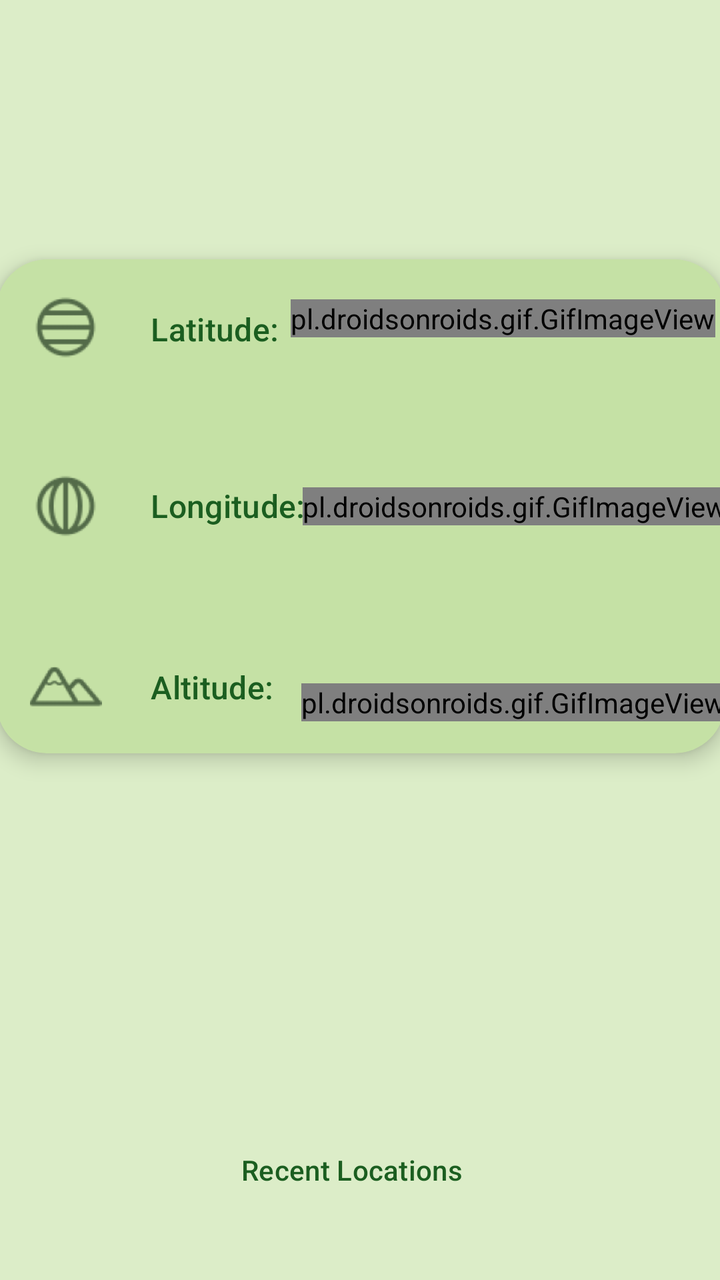
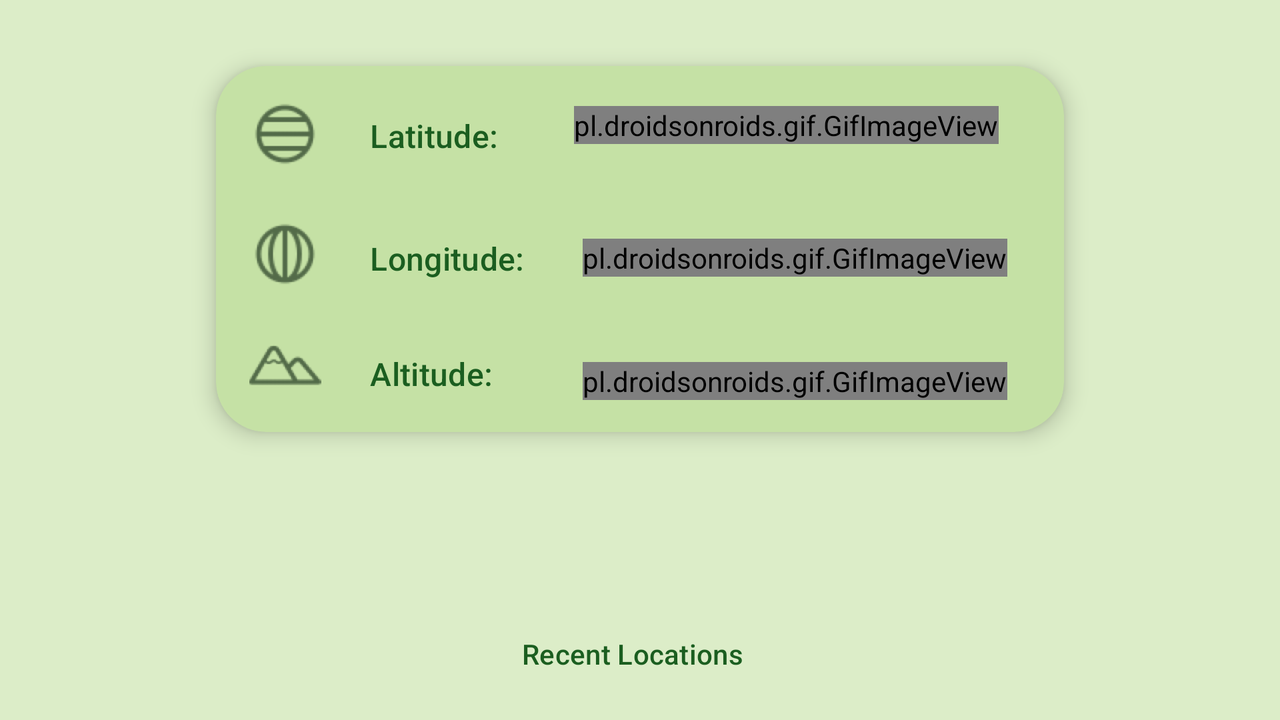

Two renders of one Android screen. The first uses the default layout on a phone; the second uses the alternative layout the repository ships for a different screen configuration, on a matching device. The two XML files are below.
<!-- AndroidManifest.xml: application theme Theme.Material3.Light.NoActionBar -->
<!-- res/layout/fragment_home.xml -->
<?xml version="1.0" encoding="utf-8"?>
<androidx.constraintlayout.widget.ConstraintLayout xmlns:android="http://schemas.android.com/apk/res/android"
    xmlns:app="http://schemas.android.com/apk/res-auto"
    xmlns:tools="http://schemas.android.com/tools"
    android:layout_width="match_parent"
    android:layout_height="match_parent"
    android:background="@color/background_color"
    tools:context=".fragments.HomeFragment">

    <com.google.android.material.card.MaterialCardView
        style="@style/Widget.Material3.CardView.Elevated"
        android:id="@+id/materialCardView"
        android:layout_width="364dp"
        android:layout_height="247dp"
        android:layout_marginStart="16dp"
        android:layout_marginEnd="16dp"
        app:cardBackgroundColor="@color/card_color"
        app:cardCornerRadius="25dp"
        app:cardElevation="3pt"
        app:layout_constraintBottom_toBottomOf="parent"
        app:layout_constraintEnd_toEndOf="parent"
        app:layout_constraintStart_toStartOf="parent"
        app:layout_constraintTop_toTopOf="parent"
        app:layout_constraintVertical_bias="0.33"
        app:strokeColor="@color/card_border">

        <androidx.constraintlayout.widget.ConstraintLayout
            android:layout_width="match_parent"
            android:layout_height="match_parent">

            <ImageView
                android:id="@+id/lat_image"
                android:layout_width="37dp"
                android:layout_height="36dp"
                android:layout_marginStart="16dp"
                android:layout_marginTop="16dp"
                android:layout_marginEnd="12dp"
                android:src="@drawable/latitude_icon"
                app:layout_constraintEnd_toStartOf="@+id/latitude_text"
                app:layout_constraintStart_toStartOf="parent"
                app:layout_constraintTop_toTopOf="parent"
                app:tint="@color/image_color" />

            <TextView
                android:id="@+id/latitude_text"
                android:layout_width="wrap_content"
                android:layout_height="wrap_content"
                android:layout_marginStart="24dp"
                android:layout_marginTop="24dp"
                android:text="@string/latitude"
                android:textColor="@color/text_color"
                android:textSize="16dp"
                android:textAppearance="?attr/textAppearanceLabelLarge"
                app:layout_constraintStart_toEndOf="@+id/lat_image"
                app:layout_constraintTop_toTopOf="parent" />

            <TextView
                android:id="@+id/latitude"
                android:layout_width="210dp"
                android:layout_height="wrap_content"
                android:gravity="center_horizontal"
                android:text="@string/loading"
                android:textAppearance="?attr/textAppearanceLabelLarge"
                android:textColor="@color/text_color"
                android:textSize="16dp"
                app:layout_constraintBaseline_toBaselineOf="@+id/latitude_text"
                app:layout_constraintEnd_toEndOf="parent" />

            <ImageView
                android:id="@+id/long_image"
                android:layout_width="37dp"
                android:layout_height="36dp"
                android:layout_marginStart="16dp"
                android:layout_marginTop="19dp"
                android:layout_marginBottom="16dp"
                android:src="@drawable/longitude_icon"
                app:layout_constraintBottom_toBottomOf="parent"
                app:layout_constraintStart_toStartOf="parent"
                app:layout_constraintTop_toBottomOf="@+id/lat_image"
                app:layout_constraintVertical_bias="0.276"
                app:tint="@color/image_color" />

            <TextView
                android:id="@+id/longitude_text"
                android:layout_width="wrap_content"
                android:layout_height="wrap_content"
                android:layout_marginStart="24dp"
                android:layout_marginBottom="16dp"
                android:text="@string/longitude"
                android:textColor="@color/text_color"
                android:textSize="16dp"
                android:textAppearance="?attr/textAppearanceLabelLarge"
                app:layout_constraintBottom_toBottomOf="parent"
                app:layout_constraintEnd_toStartOf="@+id/longitude"
                app:layout_constraintStart_toEndOf="@+id/long_image"
                app:layout_constraintTop_toBottomOf="@+id/latitude_text"
                app:layout_constraintVertical_bias="0.407" />

            <TextView
                android:id="@+id/longitude"
                android:layout_width="0dp"
                android:layout_height="wrap_content"
                android:gravity="center_horizontal"
                android:text="@string/loading"
                android:textColor="@color/text_color"
                android:textSize="16dp"
                android:textAppearance="?attr/textAppearanceLabelLarge"
                app:layout_constraintBaseline_toBaselineOf="@+id/longitude_text"
                app:layout_constraintEnd_toEndOf="parent"
                app:layout_constraintStart_toEndOf="@+id/longitude_text" />

            <ImageView
                android:id="@+id/alt_image"
                android:layout_width="37dp"
                android:layout_height="36dp"
                android:layout_marginStart="16dp"
                android:layout_marginTop="60dp"
                android:layout_marginBottom="16dp"
                android:src="@drawable/altitude_icon"
                app:layout_constraintBottom_toBottomOf="parent"
                app:layout_constraintStart_toStartOf="parent"
                app:layout_constraintTop_toBottomOf="@+id/long_image"
                app:layout_constraintVertical_bias="1.0"
                app:tint="@color/image_color" />

            <TextView
                android:id="@+id/altitude_text"
                android:layout_width="62dp"
                android:layout_height="22dp"
                android:layout_marginStart="24dp"
                android:layout_marginTop="69dp"
                android:text="@string/altitude"
                android:textColor="@color/text_color"
                android:textSize="16dp"
                android:textAppearance="?attr/textAppearanceLabelLarge"
                app:layout_constraintStart_toEndOf="@+id/alt_image"
                app:layout_constraintTop_toBottomOf="@+id/longitude_text" />

            <TextView
                android:id="@+id/altitude"
                android:layout_width="211dp"
                android:layout_height="wrap_content"
                android:gravity="center_horizontal"
                android:text="@string/loading"
                android:textAppearance="?attr/textAppearanceLabelLarge"
                android:textColor="@color/text_color"
                android:textSize="16dp"
                app:layout_constraintBaseline_toBaselineOf="@+id/altitude_text"
                app:layout_constraintEnd_toEndOf="parent" />

            <androidx.constraintlayout.widget.Guideline
                android:id="@+id/guideline7"
                android:layout_width="wrap_content"
                android:layout_height="wrap_content"
                android:orientation="vertical"
                app:layout_constraintGuide_begin="155dp" />

            <pl.droidsonroids.gif.GifImageView
                android:id="@+id/first_loading"
                android:layout_width="wrap_content"
                android:layout_height="wrap_content"
                android:layout_marginTop="20dp"
                android:src="@drawable/spinner"
                app:layout_constraintEnd_toEndOf="@+id/latitude"
                app:layout_constraintHorizontal_bias="0.534"
                app:layout_constraintStart_toEndOf="@+id/latitude_text"
                app:layout_constraintTop_toTopOf="parent" />

            <pl.droidsonroids.gif.GifImageView
                android:id="@+id/second_loading"
                android:layout_width="wrap_content"
                android:layout_height="wrap_content"
                android:src="@drawable/spinner"
                app:layout_constraintBottom_toBottomOf="parent"
                app:layout_constraintEnd_toEndOf="@+id/longitude"
                app:layout_constraintStart_toEndOf="@+id/longitude_text"
                app:layout_constraintTop_toTopOf="parent" />

            <pl.droidsonroids.gif.GifImageView
                android:id="@+id/third_loading"
                android:layout_width="wrap_content"
                android:layout_height="wrap_content"
                android:layout_marginBottom="16dp"
                android:src="@drawable/spinner"
                app:layout_constraintBottom_toBottomOf="parent"
                app:layout_constraintEnd_toEndOf="@+id/altitude"
                app:layout_constraintStart_toStartOf="@+id/altitude" />

        </androidx.constraintlayout.widget.ConstraintLayout>


    </com.google.android.material.card.MaterialCardView>


    <Button
        style="@style/Widget.Material3.Button.ElevatedButton.Icon"
        android:id="@+id/elevatedButton"
        android:layout_width="wrap_content"
        android:layout_height="wrap_content"
        android:layout_marginTop="124dp"
        android:text="Recent Locations"
        android:textColor="@color/text_color"
        app:backgroundTint="@color/button_color"
        app:icon="@drawable/recent_locations_icon"
        app:iconTint="@color/text_color"
        app:elevation="3pt"
        app:layout_constraintBottom_toBottomOf="parent"
        app:layout_constraintEnd_toEndOf="parent"
        app:layout_constraintHorizontal_bias="0.498"
        app:layout_constraintStart_toStartOf="parent"
        app:layout_constraintTop_toBottomOf="@+id/materialCardView"
        app:layout_constraintVertical_bias="0.66" />


</androidx.constraintlayout.widget.ConstraintLayout>
<!-- resources referenced by this layout -->
<resources>
  <color name="background_color">#FFDCEDC8</color>
  <color name="button_color">#FFF0F4C3</color>
  <color name="card_border">#FF689F38</color>
  <color name="card_color">#FFC5E1A5</color>
  <color name="image_color">#FF071c0b</color>
  <color name="text_color">#FF1b5e20</color>
  <!-- drawable altitude_icon: png bitmap (drawable-hdpi, 784 bytes) -->
  <!-- drawable latitude_icon: png bitmap (drawable-hdpi, 722 bytes) -->
  <!-- drawable longitude_icon: png bitmap (drawable-hdpi, 1003 bytes) -->
  <!-- drawable recent_locations_icon: png bitmap (drawable-hdpi, 793 bytes) -->
  <!-- drawable spinner: gif bitmap (drawable-xxhdpi, 54738 bytes) -->
  <string name="altitude">Altitude:</string>
  <string name="latitude">Latitude:</string>
  <string name="loading" />
  <string name="longitude">Longitude:</string>
</resources>
<!-- res/layout-land/fragment_home.xml (the author's variant of the layout above) -->
<!-- drawn on the phone turned sideways -->
<?xml version="1.0" encoding="utf-8"?>
<androidx.constraintlayout.widget.ConstraintLayout xmlns:android="http://schemas.android.com/apk/res/android"
    xmlns:app="http://schemas.android.com/apk/res-auto"
    xmlns:tools="http://schemas.android.com/tools"
    android:layout_width="match_parent"
    android:layout_height="match_parent"
    android:background="@color/background_color"
    tools:context=".fragments.HomeFragment">


    <com.google.android.material.card.MaterialCardView
        android:id="@+id/materialCardView"
        style="@style/Widget.Material3.CardView.Elevated"
        android:layout_width="424dp"
        android:layout_height="0dp"
        android:layout_marginTop="33dp"
        app:cardBackgroundColor="@color/card_color"
        app:cardCornerRadius="25dp"
        app:cardElevation="3pt"
        app:layout_constraintEnd_toEndOf="parent"
        app:layout_constraintStart_toStartOf="parent"
        app:layout_constraintTop_toTopOf="parent"
        app:strokeColor="@color/card_border">

        <androidx.constraintlayout.widget.ConstraintLayout
            android:layout_width="match_parent"
            android:layout_height="match_parent">

            <ImageView
                android:id="@+id/lat_image"
                android:layout_width="37dp"
                android:layout_height="36dp"
                android:layout_marginStart="16dp"
                android:layout_marginTop="16dp"
                android:layout_marginEnd="12dp"
                android:src="@drawable/latitude_icon"
                app:layout_constraintEnd_toStartOf="@+id/latitude_text"
                app:layout_constraintStart_toStartOf="parent"
                app:layout_constraintTop_toTopOf="parent"
                app:tint="@color/image_color" />

            <TextView
                android:id="@+id/latitude_text"
                android:layout_width="wrap_content"
                android:layout_height="wrap_content"
                android:layout_marginStart="24dp"
                android:layout_marginTop="24dp"
                android:text="@string/latitude"
                android:textAppearance="?attr/textAppearanceLabelLarge"
                android:textColor="@color/text_color"
                android:textSize="16dp"
                app:layout_constraintStart_toEndOf="@+id/lat_image"
                app:layout_constraintTop_toTopOf="parent" />

            <TextView
                android:id="@+id/latitude"
                android:layout_width="269dp"
                android:layout_height="wrap_content"
                android:gravity="center_horizontal"
                android:text="@string/loading"
                android:textAppearance="?attr/textAppearanceLabelLarge"
                android:textColor="@color/text_color"
                android:textSize="16dp"
                app:layout_constraintBaseline_toBaselineOf="@+id/latitude_text"
                app:layout_constraintEnd_toEndOf="parent" />

            <ImageView
                android:id="@+id/long_image"
                android:layout_width="37dp"
                android:layout_height="36dp"
                android:layout_marginStart="16dp"
                android:layout_marginTop="19dp"
                android:layout_marginBottom="16dp"
                android:src="@drawable/longitude_icon"
                app:layout_constraintBottom_toBottomOf="parent"
                app:layout_constraintStart_toStartOf="parent"
                app:layout_constraintTop_toBottomOf="@+id/lat_image"
                app:layout_constraintVertical_bias="0.081"
                app:tint="@color/image_color" />

            <TextView
                android:id="@+id/longitude_text"
                android:layout_width="wrap_content"
                android:layout_height="wrap_content"
                android:layout_marginStart="24dp"
                android:layout_marginBottom="16dp"
                android:text="@string/longitude"
                android:textAppearance="?attr/textAppearanceLabelLarge"
                android:textColor="@color/text_color"
                android:textSize="16dp"
                app:layout_constraintBottom_toBottomOf="parent"
                app:layout_constraintEnd_toStartOf="@+id/longitude"
                app:layout_constraintStart_toEndOf="@+id/long_image"
                app:layout_constraintTop_toBottomOf="@+id/latitude_text"
                app:layout_constraintVertical_bias="0.4" />

            <TextView
                android:id="@+id/longitude"
                android:layout_width="0dp"
                android:layout_height="wrap_content"
                android:gravity="center_horizontal"
                android:text="@string/loading"
                android:textAppearance="?attr/textAppearanceLabelLarge"
                android:textColor="@color/text_color"
                android:textSize="16dp"
                app:layout_constraintBaseline_toBaselineOf="@+id/longitude_text"
                app:layout_constraintEnd_toEndOf="parent"
                app:layout_constraintStart_toEndOf="@+id/longitude_text" />

            <ImageView
                android:id="@+id/alt_image"
                android:layout_width="37dp"
                android:layout_height="36dp"
                android:layout_marginStart="16dp"
                android:layout_marginTop="19dp"
                android:layout_marginBottom="16dp"
                android:src="@drawable/altitude_icon"
                app:layout_constraintBottom_toBottomOf="parent"
                app:layout_constraintStart_toStartOf="parent"
                app:layout_constraintTop_toBottomOf="@+id/long_image"
                app:layout_constraintVertical_bias="0.0"
                app:tint="@color/image_color" />

            <TextView
                android:id="@+id/altitude_text"
                android:layout_width="62dp"
                android:layout_height="0dp"
                android:layout_marginStart="24dp"
                android:layout_marginTop="36dp"
                android:text="@string/altitude"
                android:textAppearance="?attr/textAppearanceLabelLarge"
                android:textColor="@color/text_color"
                android:textSize="16dp"
                app:layout_constraintStart_toEndOf="@+id/alt_image"
                app:layout_constraintTop_toBottomOf="@+id/longitude_text" />

            <TextView
                android:id="@+id/altitude"
                android:layout_width="270dp"
                android:layout_height="wrap_content"
                android:gravity="center_horizontal"
                android:text="@string/loading"
                android:textAppearance="?attr/textAppearanceLabelLarge"
                android:textColor="@color/text_color"
                android:textSize="16dp"
                app:layout_constraintBaseline_toBaselineOf="@+id/altitude_text"
                app:layout_constraintEnd_toEndOf="parent" />

            <androidx.constraintlayout.widget.Guideline
                android:id="@+id/guideline7"
                android:layout_width="wrap_content"
                android:layout_height="wrap_content"
                android:orientation="vertical"
                app:layout_constraintGuide_begin="155dp" />

            <pl.droidsonroids.gif.GifImageView
                android:id="@+id/first_loading"
                android:layout_width="wrap_content"
                android:layout_height="wrap_content"
                android:layout_marginTop="20dp"
                android:src="@drawable/spinner"
                app:layout_constraintEnd_toEndOf="@+id/latitude"
                app:layout_constraintHorizontal_bias="0.534"
                app:layout_constraintStart_toEndOf="@+id/latitude_text"
                app:layout_constraintTop_toTopOf="parent" />

            <pl.droidsonroids.gif.GifImageView
                android:id="@+id/second_loading"
                android:layout_width="wrap_content"
                android:layout_height="wrap_content"
                android:src="@drawable/spinner"
                app:layout_constraintBottom_toBottomOf="parent"
                app:layout_constraintEnd_toEndOf="@+id/longitude"
                app:layout_constraintHorizontal_bias="0.506"
                app:layout_constraintStart_toEndOf="@+id/longitude_text"
                app:layout_constraintTop_toTopOf="parent"
                app:layout_constraintVertical_bias="0.526" />

            <pl.droidsonroids.gif.GifImageView
                android:id="@+id/third_loading"
                android:layout_width="wrap_content"
                android:layout_height="wrap_content"
                android:layout_marginBottom="16dp"
                android:src="@drawable/spinner"
                app:layout_constraintBottom_toBottomOf="parent"
                app:layout_constraintEnd_toEndOf="@+id/altitude"
                app:layout_constraintHorizontal_bias="0.508"
                app:layout_constraintStart_toStartOf="@+id/altitude" />
        </androidx.constraintlayout.widget.ConstraintLayout>


    </com.google.android.material.card.MaterialCardView>

    <Button
        android:id="@+id/elevatedButton"
        style="@style/Widget.Material3.Button.ElevatedButton.Icon"
        android:layout_width="wrap_content"
        android:layout_height="wrap_content"
        android:layout_marginTop="70dp"
        android:text="Recent Locations"
        android:textColor="@color/text_color"
        app:backgroundTint="@color/button_color"
        app:elevation="3dp"
        app:icon="@drawable/recent_locations_icon"
        app:iconTint="@color/text_color"
        app:layout_constraintBottom_toBottomOf="parent"
        app:layout_constraintEnd_toEndOf="parent"
        app:layout_constraintStart_toStartOf="parent"
        app:layout_constraintTop_toBottomOf="@+id/materialCardView"
        app:layout_constraintVertical_bias="0.66" />


</androidx.constraintlayout.widget.ConstraintLayout>
